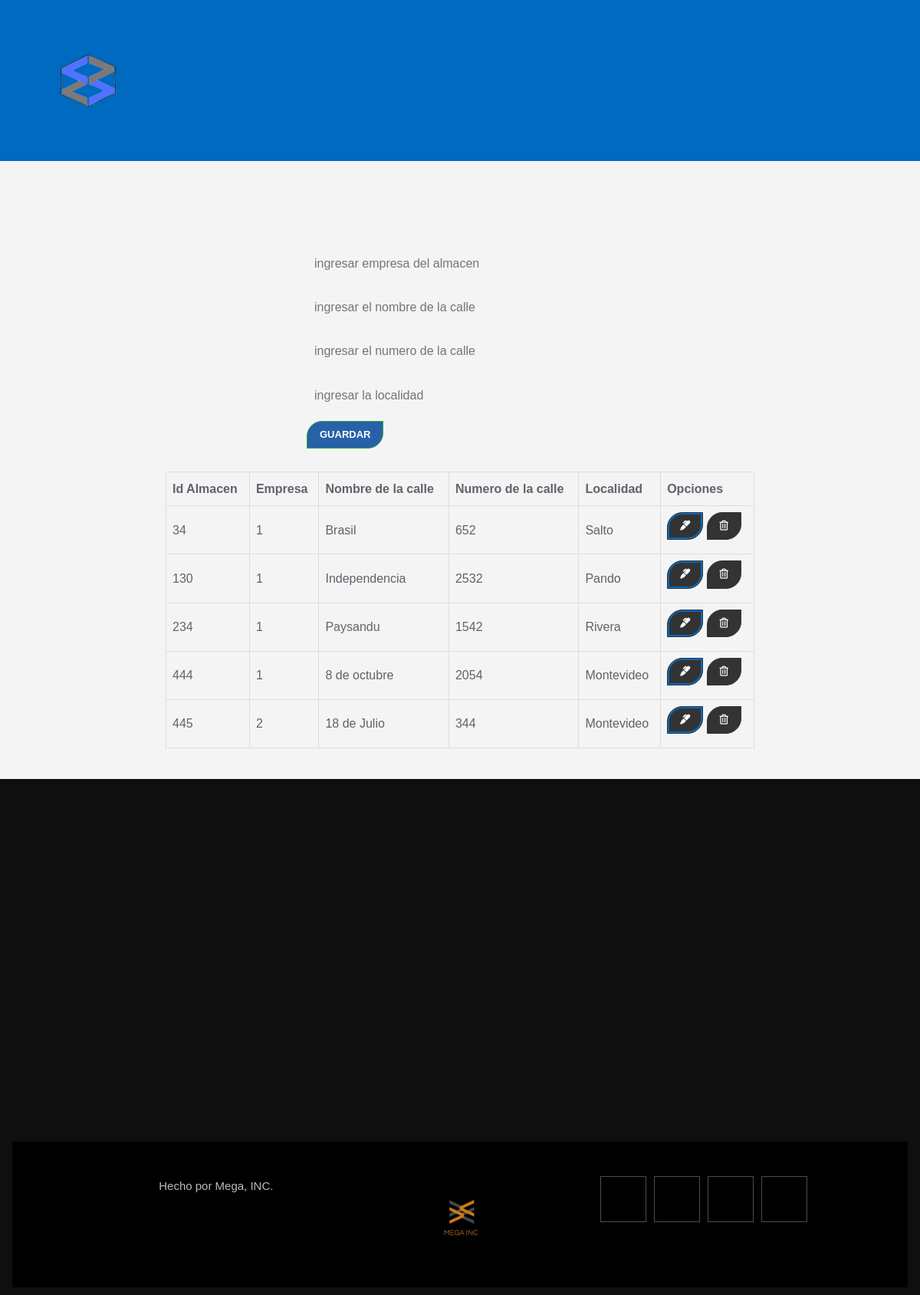
The app's page /home/gestionAlmacen.php (signed in) with its own data.
### tables this page shows
CREATE TABLE `almacen` (
  `id_almacen` int(10) NOT NULL,
  `id_empresa` int(10) NOT NULL,
  `calle` varchar(50) NOT NULL,
  `numero` int(10) NOT NULL,
  `localidad` varchar(50) NOT NULL
);

### home/gestionAlmacen.php (the view, shortened to what this page needs)
<?php include("config\usersDB.php"); ?>
<?php include('includes\header.php'); ?>
<main class="container p-4">
  <div class="row">
    <div class="col-md-4">
      <div class="card card-body">
        <form action="save_almacen.php" method="POST">
        <div class="form-group">
            <input type="text" name="id_empresa" class="form-control" placeholder="ingresar empresa del almacen" autofocus required>
          </div>
          <div class="form-group">
            <input type="text" name="calle" class="form-control" placeholder="ingresar el nombre de la calle" autofocus required>
          </div>
          <div class="form-group">
            <input type="text" name="numero" class="form-control" placeholder="ingresar el numero de la calle" autofocus required>
          </div>
          <div class="form-group">
            <input type="text" name="localidad" class="form-control" placeholder="ingresar la localidad" autofocus required>
          </div>
          <input type="submit" name="save_almacen" class="btn btn-success btn-block" value="Guardar">
        </form>
      </div>
    </div>
    <div class="col-md-8">
      <table class="table table-bordered">
        <thead>
          <tr>
            <th>Id Almacen</th>
            <th>Empresa</th>
            <th>Nombre de la calle</th>
            <th>Numero de la calle</th>
            <th>Localidad</th>
            <th>Opciones</th>
          </tr>
        </thead>
        <tbody>
          <?php
          $query = "SELECT * FROM almacen";
          $result_tasks = mysqli_query($conn, $query);
          while($row = mysqli_fetch_assoc($result_tasks)) { ?>
          <tr>
            <td><?php echo $row['id_almacen']; ?></td>
            <td><?php echo $row['id_empresa']; ?></td>
            <td><?php echo $row['calle']; ?></td>
            <td><?php echo $row['numero']; ?></td>
            <td><?php echo $row['localidad']; ?></td>
            <td>
              <a href="edit_almacen.php?id_almacen=<?php echo $row['id_almacen']?>" class="btn btn-secondary">
                <i class="fas fa-marker"></i>
              </a>
              <a href="delete_almacen.php?id_almacen=<?php echo $row['id_almacen']?>" class="btn btn-danger">
                <i class="far fa-trash-alt"></i>
              </a>
            </td>
          </tr>
          <?php } ?>
        </tbody>
      </table>
    </div>
  </div>
</main>
<?php include('includes\footer.php'); ?>

### asset/css/seguimiento.css (style rules this page uses)
:root { --rich-black-fogra-29: hsl(230, 14%, 9%); --gray-x-11-gray: hsl(0, 0%, 73%); --oxford-blue_a15: hsla(216, 65%, 10%, 0.15); --yellow-green: #0069C0; --smoky-black: hsl(0, 0%, 6%); --black-coral: hsl(231, 6%, 40%); --light-gray: hsl(0, 0%, 80%); --cultured: hsl(240, 10%, 94%); --white: hsl(0, 0%, 100%); --white_a30: hsla(0, 0%, 100%, 0.3); --black: hsl(0, 0%, 0%); --ff-quicksand: "Quicksand", sans-serif; --ff-nunito_sans: "Nunito Sans", sans-serif; --fs-1: 5.5rem; --fs-2: 3.6rem; --fs-3: 3.2rem; --fs-4: 2.6rem; --fs-5: 2.4rem; --fs-6: 2.2rem; --fs-7: 2rem; --fs-8: 1.8rem; --fs-9: 1.5rem; --fs-10: 1.4rem; --fs-11: 1.3rem; --fw-500: 500; --fw-600: 600; --fw-700: 700; --section-padding: 40px; --shadow: 0 15px 40px 0 hsla(224, 24%, 47%, 0.1); --radius-circle: 50%; --radius-60: 60px; --radius-50: 50px; --radius-30: 30px; --radius-20: 20px; --radius-15: 15px; --radius-5: 5px; --transition-1: 0.25s ease; --transition-2: 0.5s ease; --cubic-out: cubic-bezier(0.33, 0.85, 0.4, 0.96); }
*, *::before, *::after { margin: 0; padding: 0; box-sizing: border-box; }
a, img, span, button, ion-icon { display: block; }
a { color: inherit; text-decoration: none; }
input, button { background: none; border: none; font: inherit; }
input { width: 100%; }
html { font-family: var(--ff-nunito_sans); font-size: 10px; scroll-behavior: smooth; }
body { background-color: var(--white); color: var(--black-coral); font-size: 1.6rem; line-height: 1.7; overflow-x: hidden; }
.container { padding-inline: 16px; }
.btn { display: flex; align-items: center; gap: 5px; font-family: var(--ff-quicksand); font-size: var(--fs-11); font-weight: var(--fw-700); text-transform: uppercase; max-width: max-content; padding: 20px 40px; border-radius: var(--radius-20) 0; line-height: 1.4; transition: var(--transition-1); }
.btn-secondary { color: var(--smoky-black); box-shadow: inset 0 0 0 2px var(--yellow-green); }
@media (min-width: 575px) { :root { --fs-2: 4.2rem; } }
@media (min-width: 575px) { .btn-secondary { padding-inline: 70px; } }
@media (min-width: 768px) { :root { --fs-3: 3.6rem; --section-padding: 60px; } }
@media (min-width: 768px) { .container { max-width: 850px; width: 100%; margin-inline: auto; } }
@media (min-width: 992px) { :root { --fs-2: 5.4rem; --fs-3: 3.6rem; --section-padding: 100px; } }
@media (min-width: 992px) { .container { max-width: 1050px; } }
@media (min-width: 1200px) { :root { --fs-2: 6rem; --fs-3: 4rem; } }
@media (min-width: 1200px) { .container { max-width: 1200px; } }
@media (min-width: 1200px) { main { max-width: 800px; margin: 0 auto; padding: 20px; } }
@media (min-width: 1200px) { input[type="text"] { width: 100%; padding: 10px; margin-bottom: 10px; } }
@media (min-width: 1200px) { body, h1, h2, h3, p, ul, li { margin: 0; padding: 0; } }
@media (min-width: 1200px) { body { font-family: 'Arial', sans-serif; background-color: #f4f4f4; } }
@media (min-width: 1200px) { .container { max-width: 1200px; margin: 0 auto; overflow: hidden; } }
@media (min-width: 1200px) { main { padding: 20px 0; } }
@media (min-width: 1200px) { .card { margin-bottom: 20px; } }
@media (min-width: 1200px) { .table { width: 100%; border-collapse: collapse; margin-top: 20px; } }
@media (min-width: 1200px) { .table th, .table td { border: 1px solid #ddd; padding: 8px; text-align: left; } }
@media (min-width: 1200px) { .btn { display: inline-block; padding: 8px 16px; margin-bottom: 10px; text-align: center; text-decoration: none; background-color: #333; color: #fff; border: 1px solid #333; cursor: pointer; } }
@media (min-width: 1200px) { .btn-success { background-color: #2861a7; border: 1px solid #28a745; } }
@media (min-width: 1200px) { form { max-width: 400px; margin: 0 auto; } }

### records on screen
almacen: id_almacen "34", id_empresa "1", calle "Brasil", numero "652", localidad "Salto"
almacen: id_almacen "130", id_empresa "1", calle "Independencia", numero "2532", localidad "Pando"
almacen: id_almacen "234", id_empresa "1", calle "Paysandu", numero "1542", localidad "Rivera"
almacen: id_almacen "444", id_empresa "1", calle "8 de octubre", numero "2054", localidad "Montevideo"
almacen: id_almacen "445", id_empresa "2", calle "18 de Julio", numero "344", localidad "Montevideo"
